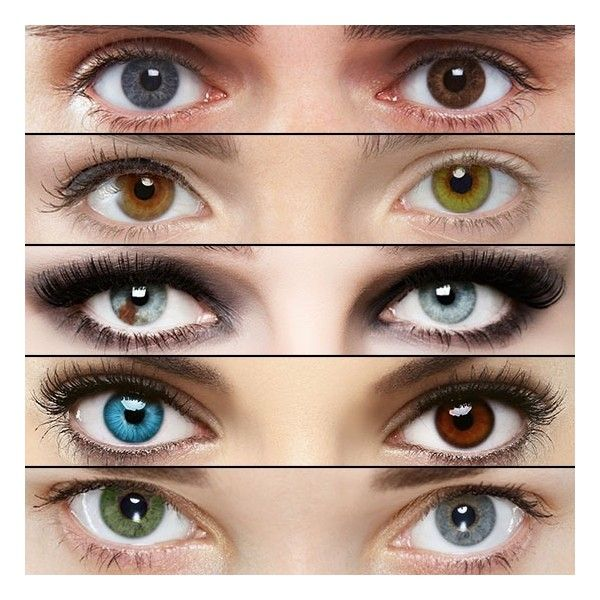
#> input picture TP3/eyes.jpg, 600 x 600 px
$ jupyter execute --allow-errors Eyes.ipynb   (shell and % lines are left out)
#> lines starting #> are read from the running program, lines starting #| are printed output that depends on the picture; after the words box and inside, x2 and y2 are one past the last pixel; in counts of white or black regions, pixels touching at a corner belong together
[cell 1]
#Si queremos que las imágenes sean mostradas en una ventana emergente quitar el inline
#%matplotlib

# OpenCV-Python utiliza NumPy para el manejo de imágenes
import numpy as np
# cv2 es el módulo python para acceder a OpenCV
import cv2 as cv
# Usamos las poderosas herramientas de graficación de matplotlib para mostrar imágenes, perfiles, histogramas, etc
import matplotlib.pyplot as plt

[cell 2]
# Leemos la imagen
#=================
img = cv.imread('eyes.jpg')
#> img is the input picture: shape (600, 600, 3); mean B, G, R 146.1, 157.6, 180.6
#img = cv.imread('eyes.jpg')
gray = cv.cvtColor(img,cv.COLOR_BGR2GRAY)
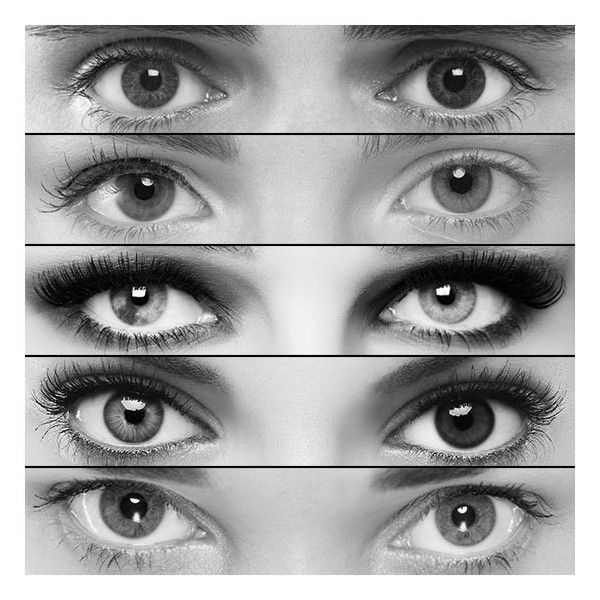
#> gray: shape (600, 600); min 0, max 255, mean 163.2

# Suavizamos la imagen
#=====================
gray = cv.medianBlur(gray,5)
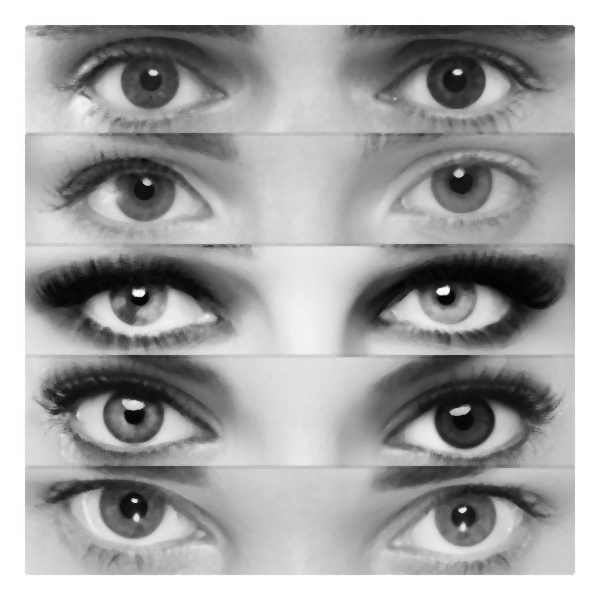
#> gray: shape (600, 600); min 2, max 255, mean 165

cv.imshow('eyes',img)
cv.waitKey(0)
cv.destroyAllWindows()

[cell 3]
# OBTENCION DE CIRCULOS CORRESPONDIENTES A LAS IRIS
# (imagen en grises, método, flag de resolución del acumulador, dist mín entre centros de círculos
# umbral alto de Canny, umbral del acumulador (votacion), radio_min, radio_max)
#===================================================================
img_out = img.copy()
circles = cv.HoughCircles(gray,cv.HOUGH_GRADIENT,1.12,minDist=80,param1=130,param2=38,minRadius=15,maxRadius=44)
#> circles = [[143.9, 189.8, 31.02], [132.7, 504.6, 33.48], [138.3, 296.2, 29.56], [455.3, 78.96, 29.67], [460.9, 180.9, 31.91], [464.2, 419.4, 29.22], [149.5, 78.96, 30.01], [464.2, 514.6, 30.79], [450.8, 289.5, 34.49], [135, 411.6, 32.14]]
#uno bueno: 1.12;80;130;38;15;44

circles = np.uint16(np.around(circles))
#> circles = [[144, 190, 31], [133, 505, 33], [138, 296, 30], [455, 79, 30], [461, 181, 32], [464, 419, 29], [150, 79, 30], [464, 515, 31], [451, 290, 34], [135, 412, 32]]
for i in circles[0,:]:
    # Dibujamos el círculo externo
    cv.circle(img_out,(i[0],i[1]),i[2],(0,255,0),2)
    # Dibujamos el centro del círculo
    cv.circle(img_out,(i[0],i[1]),3,(0,0,255),3)
#> this loop made 10 passes
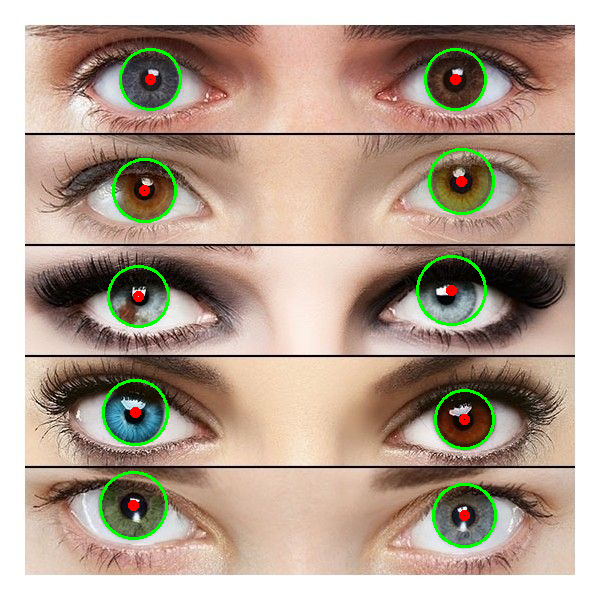
#> img_out: shape (600, 600, 3); 1.91% of pixels changed, all inside (x1, y1, x2, y2) = (99, 48, 497, 548)

circles2d = circles[0]
#> circles2d has the same summary as circles
#print ('Ubicacion de circulos:\n',circles2d)

#sorted_circles2d = circles2d[np.argsort(circles2d[:, 1])] #FUNCA
#sorted_circles2d = circles2d[np.lexsort(circles2d.T[1])]  #NO FUNCA
sorted_circles2d = circles2d[circles2d[...,1].argsort()]   #FUNCA
#> sorted_circles2d = [[455, 79, 30], [150, 79, 30], [461, 181, 32], [144, 190, 31], [451, 290, 34], [138, 296, 30], [135, 412, 32], [464, 419, 29], [133, 505, 33], [464, 515, 31]]
#sorted_circles2d = np.sort(circles2d,axis=1)              #NO FUNCA
print ('Ordenado segun col 2: \n',sorted_circles2d)
#| Ordenado segun col 2:
#|  [[455  79  30]
#|  [150  79  30]
#|  [461 181  32]
#|  [144 190  31]
#|  [451 290  34]
#|  [138 296  30]
#|  [135 412  32]
#|  [464 419  29]
#|  [133 505  33]
#|  [464 515  31]]


#ARMO LINEA DE CENTRO A CENTRO DE CADA OJO
#for i in sorted_circles2d[0,:]:
    # Dibujo linea de centro a centro
 #   cv.line(img_out,(i[0],i[1]),(i+1[0],i+1[1]),(0,255,0),2,cv.LINE_AA)

a = sorted_circles2d
#> a has the same summary as sorted_circles2d

#ARMO LINEAS A LO BRUTO

#for i in a[0,:]:
cv.line(img_out,(a[0][0],a[0][1]),(a[1][0],a[1][1]),(255,0,255),2,cv.LINE_AA)
cv.line(img_out,(a[2][0],a[2][1]),(a[3][0],a[3][1]),(255,0,255),2,cv.LINE_AA)
cv.line(img_out,(a[4][0],a[4][1]),(a[5][0],a[5][1]),(255,0,255),2,cv.LINE_AA)
cv.line(img_out,(a[6][0],a[6][1]),(a[7][0],a[7][1]),(255,0,255),2,cv.LINE_AA)
cv.line(img_out,(a[8][0],a[8][1]),(a[9][0],a[9][1]),(255,0,255),2,cv.LINE_AA)
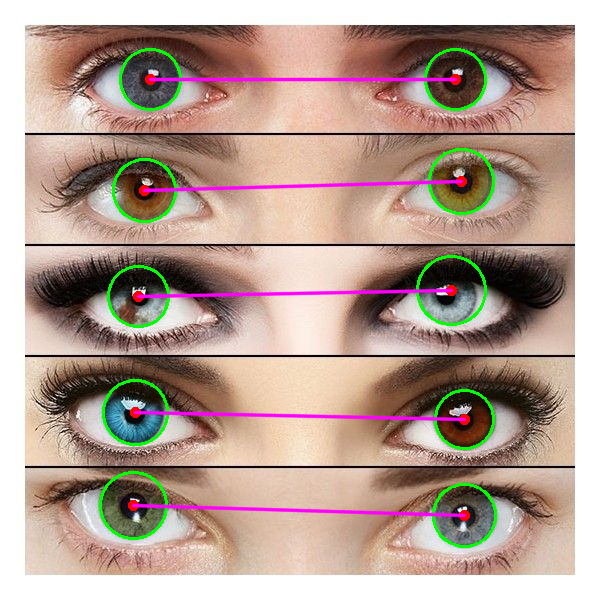
#> img_out: shape (600, 600, 3); mean B, G, R 146.4, 157.9, 180.6

#COLOCO TEXTO INDICANDO SEPARACION ENTRE LAS IRIS
img_out2 = img_out.copy()

#posicion texto i
dist_x,dist_y = np.absolute(a[0][0]-a[1][0]),np.absolute(a[0][1]-a[1][1])
#> dist_x = 305; dist_y = 0
pos_x,pos_y = np.int_((a[0][0]+a[1][0])/2), np.int_((a[0][1]+a[1][1])/2 - 5)
#> pos_x = 302; pos_y = 74
texto = 'Distancia x:' + str(dist_x) + ' Distancia y:'+str(dist_y)
#> texto = 'Distancia x:305 Distancia y:0'
#texto
cv.putText(img_out2,str(texto),(pos_x-90,pos_y),cv.FONT_HERSHEY_SIMPLEX,0.4,(0,0,0),1,cv.LINE_AA)
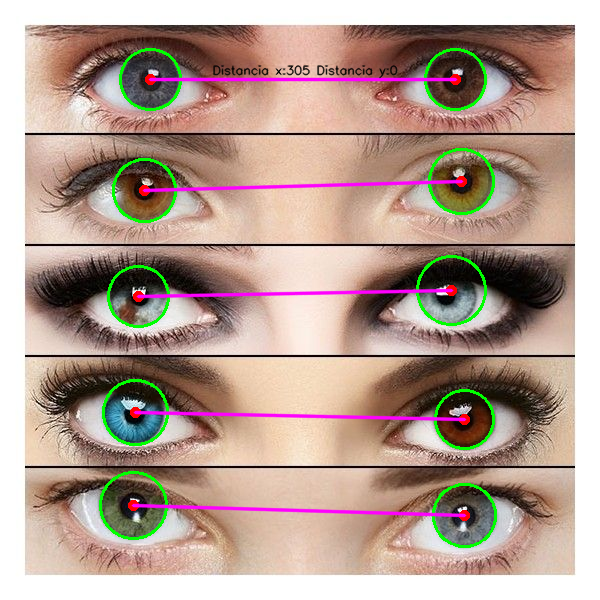
#> img_out2: shape (600, 600, 3); 0.35% of pixels changed, all inside (x1, y1, x2, y2) = (213, 64, 398, 79)


plt.imshow(img_out2)
plt.show()

cv.imshow('detected Iris',img_out2)
cv.waitKey(0)
#> Out = 27

[cell 4]
# OBTENCION DE CIRCULOS CORRESPONDIENTES A LAS PUPILAS
# (imagen en grises, método, flag de resolución del acumulador, dist mín entre centros de círculos
# umbral alto de Canny, umbral del acumulador (votacion), radio_min, radio_max)
#===================================================================

img_out = img.copy()
circles = cv.HoughCircles(gray,cv.HOUGH_GRADIENT,1.3,minDist=100,param1=1,param2=30,minRadius=10,maxRadius=16)
#> circles = [[463.4, 515.4, 12.21], [454.3, 79.95, 12.21], [143.6, 189.1, 10.78], [131.9, 506.3, 15.2], [150.1, 79.95, 10.52], [445.2, 294.4, 15.2], [138.4, 294.4, 10.91], [462.1, 182.6, 10.91]]
#uno bueno: 1.3;100;1;30;10;16

circles = np.uint16(np.around(circles))
#> circles = [[463, 515, 12], [454, 80, 12], [144, 189, 11], [132, 506, 15], [150, 80, 11], [445, 294, 15], [138, 294, 11], [462, 183, 11]]
for i in circles[0,:]:
    # Dibujamos el círculo externo
    cv.circle(img_out,(i[0],i[1]),i[2],(0,255,0),2)
    # Dibujamos el centro del círculo
    cv.circle(img_out,(i[0],i[1]),3,(0,0,255),3)
#> this loop made 8 passes
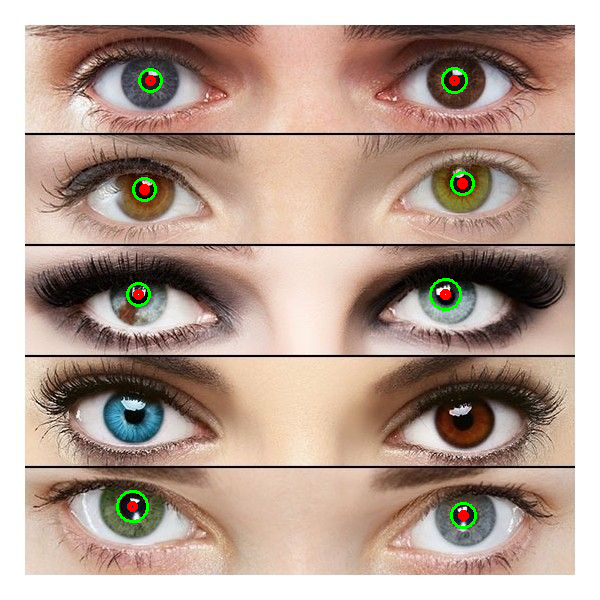
#> img_out: shape (600, 600, 3); 0.72% of pixels changed, all inside (x1, y1, x2, y2) = (116, 67, 477, 529)

#paso a matriz de 2d
circles2d = circles[0]
#> circles2d has the same summary as circles

sorted_circles2d = circles2d[circles2d[...,1].argsort()]   #FUNCA
#> sorted_circles2d = [[454, 80, 12], [150, 80, 11], [462, 183, 11], [144, 189, 11], [445, 294, 15], [138, 294, 11], [132, 506, 15], [463, 515, 12]]
print ('Ordenado segun col 2: \n',sorted_circles2d)
#| Ordenado segun col 2:
#|  [[454  80  12]
#|  [150  80  11]
#|  [462 183  11]
#|  [144 189  11]
#|  [445 294  15]
#|  [138 294  11]
#|  [132 506  15]
#|  [463 515  12]]


cv.imshow('detected Iris',img_out)
cv.waitKey(0)
plt.imshow(img_out)
plt.show()

[cell 5]
#ARMO LINEA DE CENTRO A CENTRO DE CADA OJO
#for i in sorted_circles2d[0,:]:
    # Dibujo linea de centro a centro
 #   cv.line(img_out,(i[0],i[1]),(i+1[0],i+1[1]),(0,255,0),2,cv.LINE_AA)

a = sorted_circles2d
#> a has the same summary as sorted_circles2d

#ARMO LINEAS A LO BRUTO

#for i in a[0,:]:
cv.line(img_out,(a[0][0],a[0][1]),(a[1][0],a[1][1]),(255,0,255),2,cv.LINE_AA)
cv.line(img_out,(a[2][0],a[2][1]),(a[3][0],a[3][1]),(255,0,255),2,cv.LINE_AA)
cv.line(img_out,(a[4][0],a[4][1]),(a[5][0],a[5][1]),(255,0,255),2,cv.LINE_AA)
cv.line(img_out,(a[6][0],a[6][1]),(a[7][0],a[7][1]),(255,0,255),2,cv.LINE_AA)
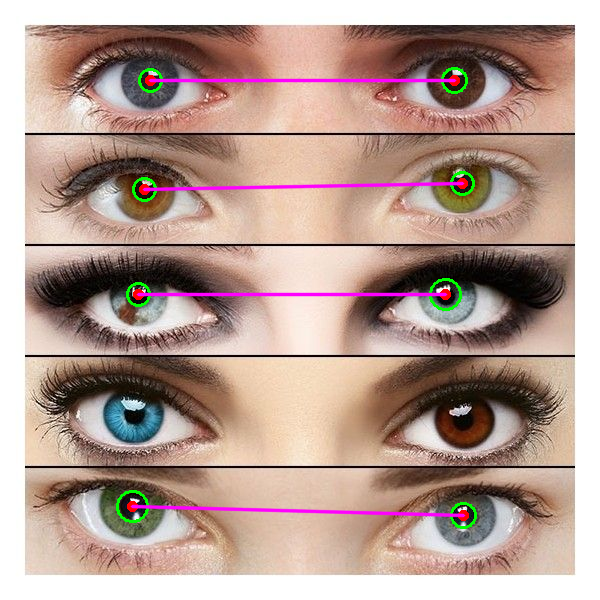
#> img_out: shape (600, 600, 3); mean B, G, R 147.3, 156.9, 181.8
#> (the rest of this cell did not finish here and is left out)
